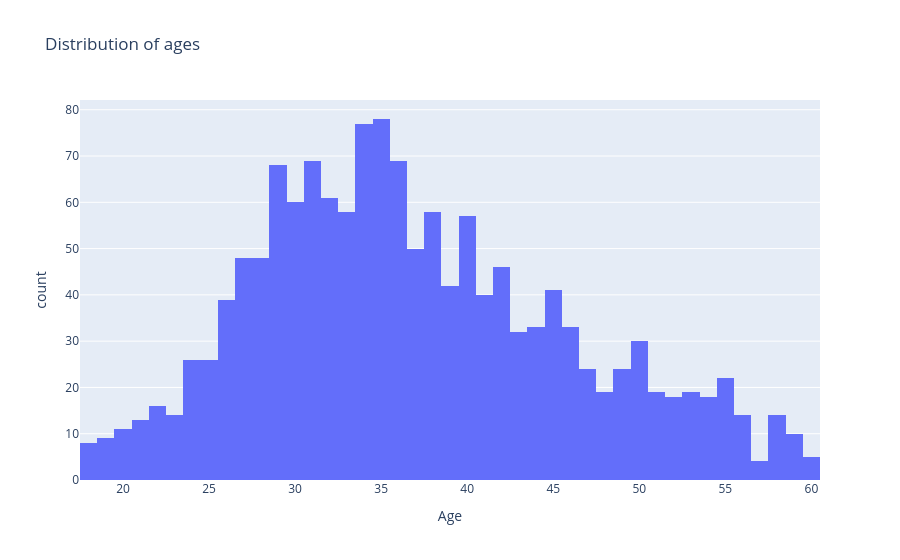

Notebook source saved alongside this figure:
### Markdown cell above
## Who are IBM's employees?
We'll first focus on very basic questions about age, gender, education level, etc...

6. How are the ages distributed?

### Code cell
fig = px.histogram(df, x="Age", title="Distribution of ages")
fig.show()

### Figure 1 — Plotly figure (JSON) as saved in the notebook; plotly's stock layout.template omitted (floating-point values rounded to 4 significant figures; data arrays with more than 128 entries replaced by an {"elided": "..."} marker saying what was removed)
{"data": [{"bingroup": "x", "hovertemplate": "Age=%{x}<br>count=%{y}<extra></extra>", "legendgroup": "", "marker": {"color": "#636efa", "pattern": {"shape": ""}}, "name": "", "orientation": "v", "showlegend": false, "type": "histogram", "x": {"elided": "1470 int values"}, "xaxis": "x", "yaxis": "y"}], "layout": {"barmode": "relative", "legend": {"tracegroupgap": 0}, "title": {"text": "Distribution of ages"}, "xaxis": {"anchor": "y", "domain": [0.0, 1.0], "title": {"text": "Age"}}, "yaxis": {"anchor": "x", "domain": [0.0, 1.0], "title": {"text": "count"}}}}
